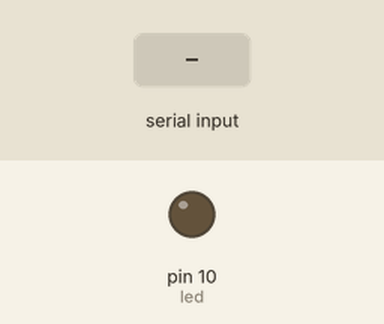
A sketch run on a simulated Arduino Uno, built with avr-gcc and run on an emulated ATmega328P. Parts: output pins drawn as LEDs (lit = HIGH). The test bench sets the inputs (shaded band).

Above: at 1.2 s.
1.3 s: "a" received over Serial
At 1.7 s:
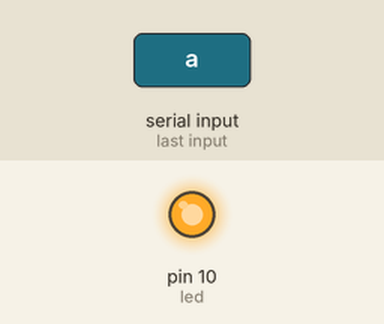
2.8 s: "b" received over Serial
At 4.0 s:
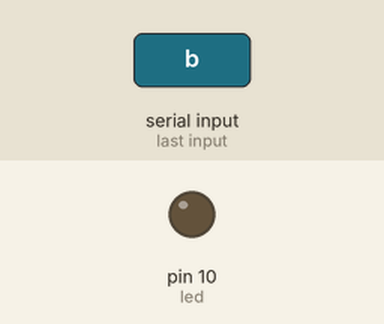
Timing chart, 0 to 5.8 s (numbered marks = the images above; inputs shaded):
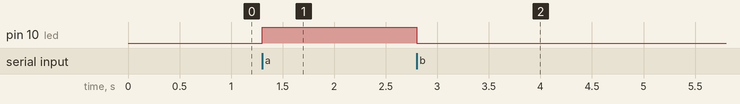

The sketch:

VSled.ino
```cpp
#define led  10
void setup() {
 Serial.begin(9600);
  pinMode(led, OUTPUT);
}

void loop() {
  if(Serial.available() > 0 ) {
    char val = Serial.read();
    if(val == 'a'){
      digitalWrite(led, HIGH);
    }else if (val == 'b') {
      digitalWrite(led, LOW);
    }
    }

  }
```

Measured:
- after the input at 1.3 s, pin 10 (led): LOW → HIGH at once
- after the input at 2.8 s, pin 10 (led): HIGH → LOW at once
